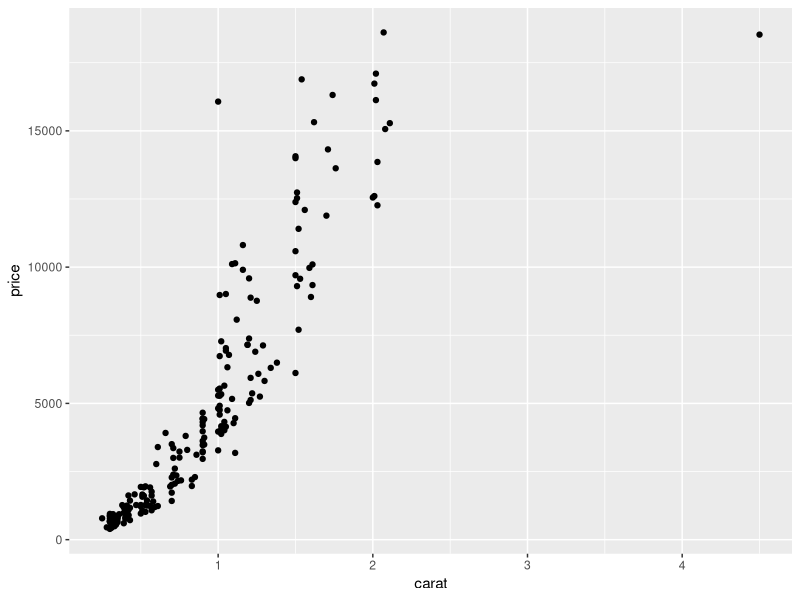
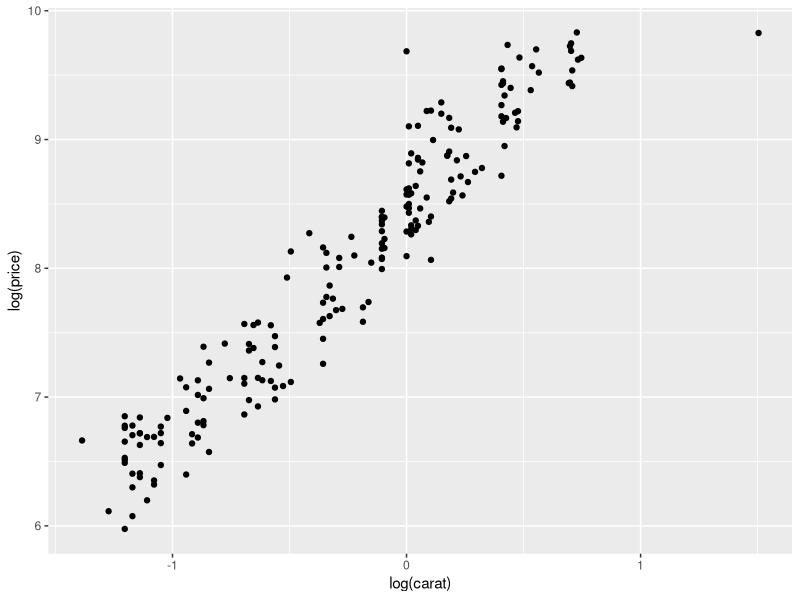
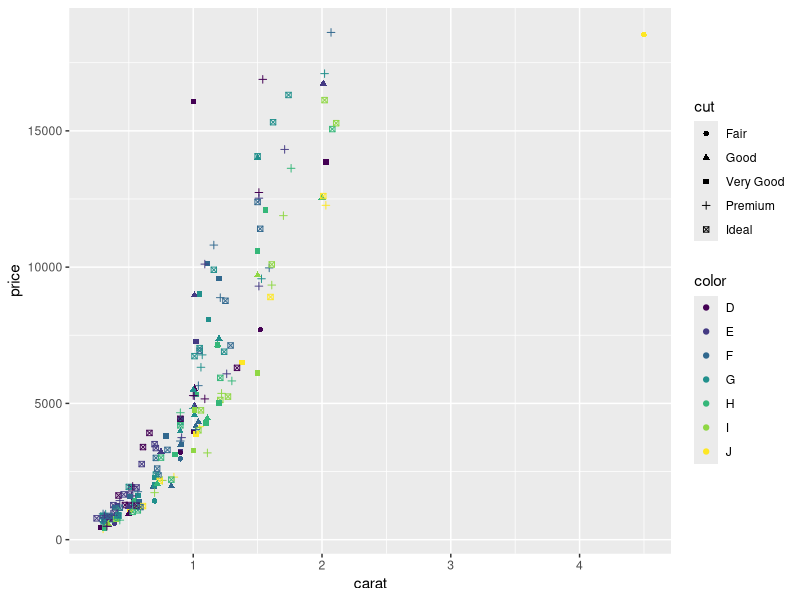
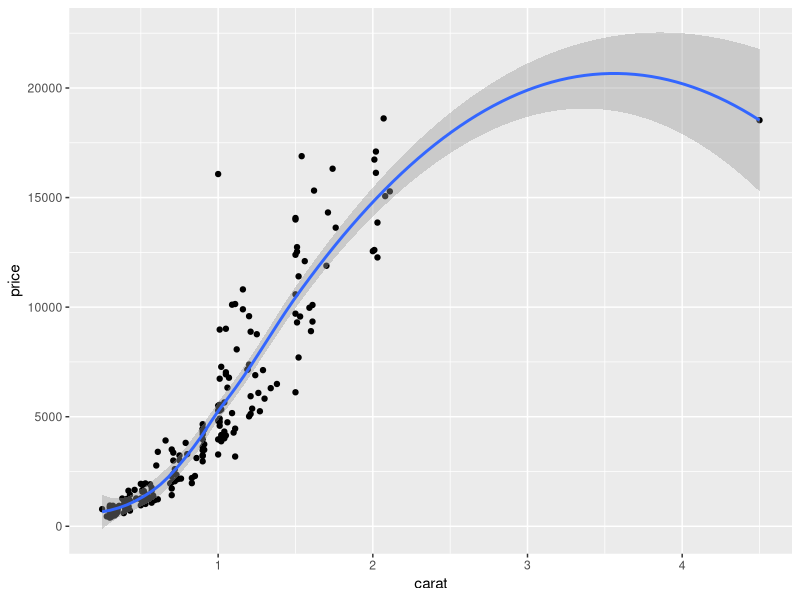
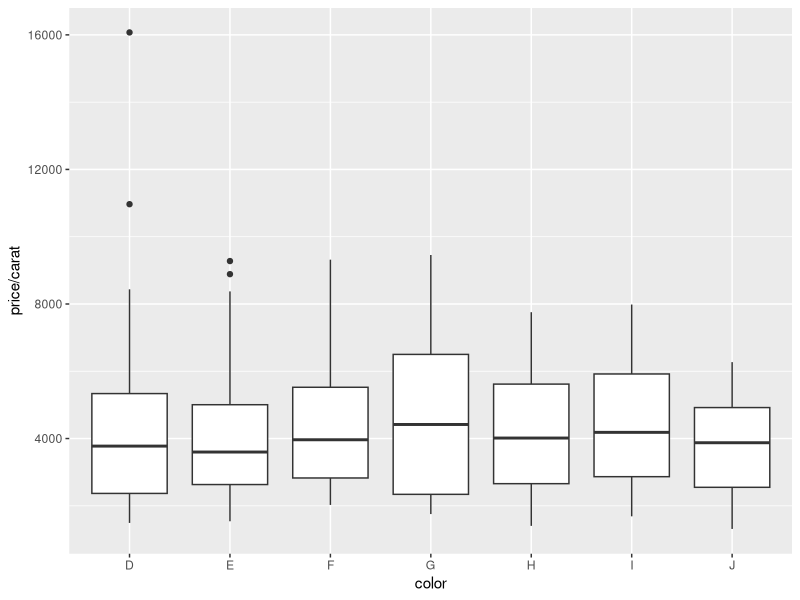
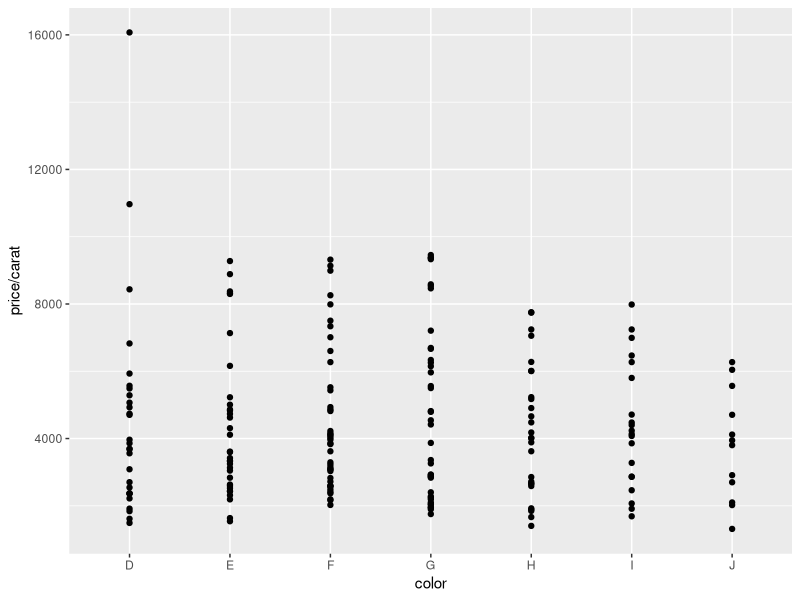
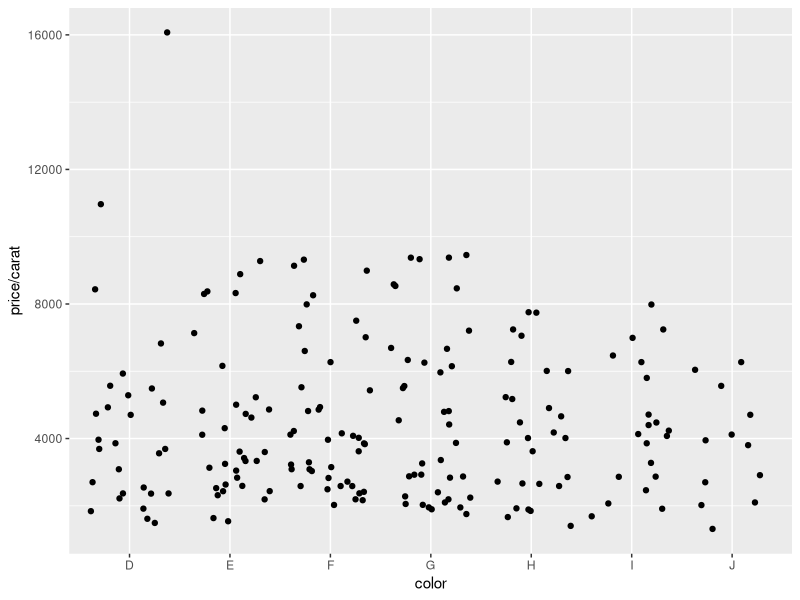
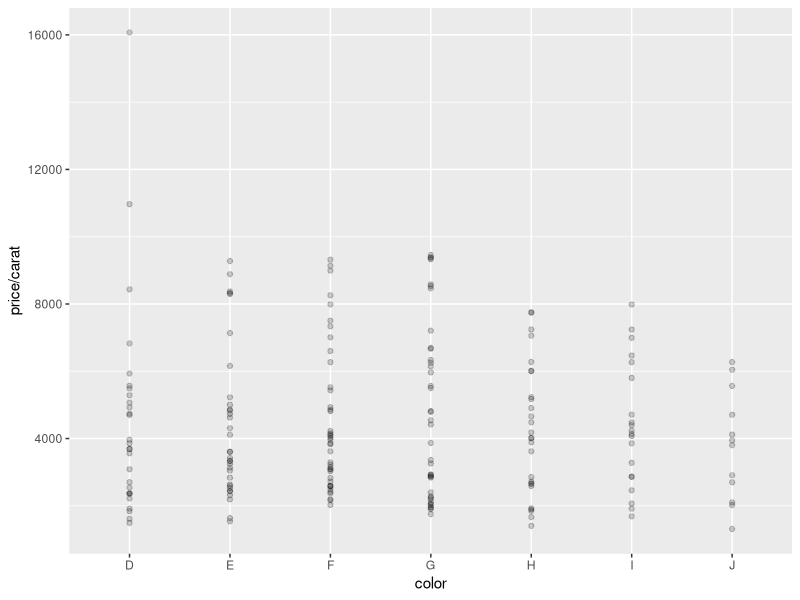

Here is the R script that generated these plots, in order:
## ---- chunk 1
help(solve)
## ---- chunk 2
x <- c(10.4, 5.6, 3.1, 6.4, 21.7)
print(1/x)
print(c(mean(x), sd(x)))
## ---- chunk 3
x > 5
## ---- chunk 4
library(ggplot2)
## ---- chunk 5
set.seed(1234)
runif(n=4, 0, 1)
## ---- chunk 6
library(ggplot2)
set.seed(1410)
dsmall = diamonds[sample(nrow(diamonds),200),]
## ---- chunk 7
ggplot(dsmall, aes(x=carat, y=price)) + geom_point()
## ---- chunk 8
ggplot(dsmall, aes(x=log(carat), y=log(price))) + geom_point()
## ---- chunk 9
ggplot(dsmall, aes(x=carat, y=price, shape=cut, colour=color)) + geom_point()
## ---- chunk 10
ggplot(dsmall, aes(x=carat, y=price)) + geom_point() +geom_smooth()
## ---- chunk 11
ggplot(dsmall, aes(x=color, y=price/carat)) + geom_boxplot()
## ---- chunk 12
ggplot(dsmall, aes(x=color, y=price/carat)) + geom_point()
## ---- chunk 13
ggplot(dsmall, aes(x=color, y=price/carat)) + geom_jitter()
## ---- chunk 14
ggplot(dsmall, aes(x=color, y=price/carat)) + geom_point(alpha = 1/5)
## ---- chunk 15
ggplot(dsmall, aes(x=carat)) + geom_histogram()
## ---- chunk 16
ggplot(dsmall, aes(x=carat)) + geom_density()
## ---- chunk 17
ggplot(dsmall, aes(x=carat, colour=color)) + geom_density()
## ---- chunk 18
ggplot(dsmall, aes(x=color, weight=carat)) + geom_bar()+ scale_y_continuous("carat")
## ---- chunk 19
data(economics)
ggplot(economics, aes(date, unemploy/pop)) + geom_line()
## ---- chunk 20
year <- function(x) as.POSIXlt(x)$year + 1900
ggplot(economics, aes(unemploy/pop, uempmed, colour=year(date))) + geom_path()+ scale_size_area()
## ---- chunk 21
data(diamonds)
ggplot(diamonds, aes(carat)) + geom_histogram(binwidth = 0.1) + facet_wrap(~color) + xlim(c(0,3))
